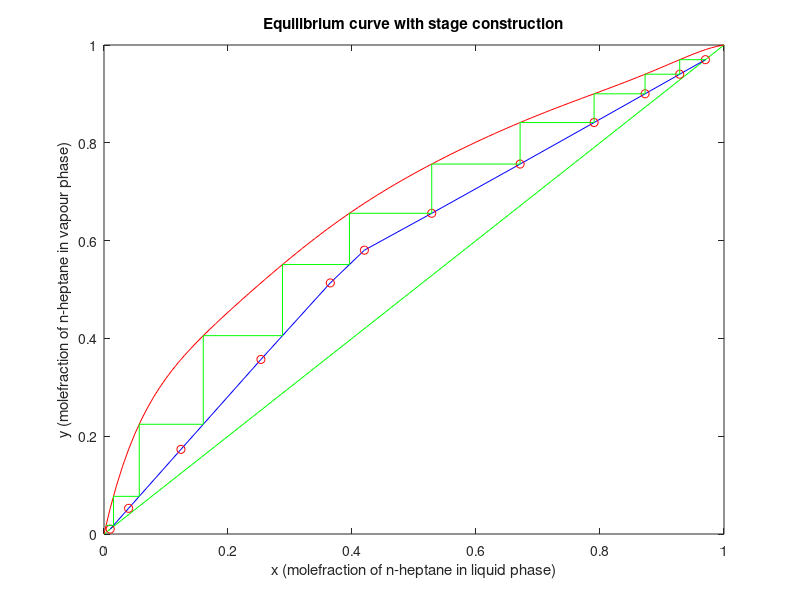
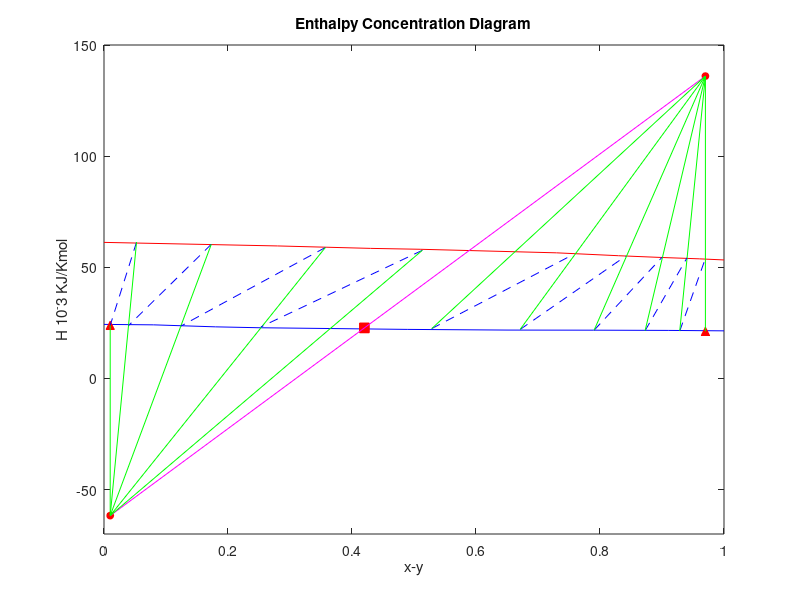

Here is the MATLAB script that generated these plots, in order: (Note: this script raises an error after producing the figures.)
clear;
close;
clc;

xe = [0 0.08 0.18 0.25 0.49 0.65 0.79 0.91 1];
ye = [0 0.28 0.43 0.51 0.73 0.83 0.9 0.96 1];
Hl = [24.3 24.1 23.2 22.8 22.05 21.75 21.7 21.6 21.4];
Hv = [61.2 59.6 58.5 58.1 56.5 55.2 54.4 53.8 53.3];

E_curve_y = polyfit(xe,ye,8);
E_curve_x = polyfit(ye,xe,8);

xe_new = 0:0.01:1;
for k = 1:length(xe_new) 
    ye_new(k) = polyval(E_curve_y,xe_new(k));
end

F = 1000/103.48;
zf = 0.42;
xf = 0.42;
xd = 0.97;
xw = 0.01;
R = 2.5;
D = 4.2681;
W = 5.7256;

figure(2)
plot(xe,Hl,'b');
hold on
plot(ye,Hv,'r');
ylim([-70 150]);
title('Enthalpy Concentration Diagram');
ylabel('H 10^-3 KJ/Kmol');
xlabel('x-y');


Hl_p = polyfit(xe,Hl,1);
Hv_p = polyfit(ye,Hv,1);
Hw = polyval(Hl_p,xw);
Hv2 = polyval(Hv_p,xw);
Hd = polyval(Hl_p,xd);
Hv1 = polyval(Hv_p,xd);
Hf = polyval(Hl_p,xf);

qd_dash = R*(Hv1-Hd) + Hv1;
slope_F = (qd_dash - Hf)/(xd-xf);
intercept_F = -slope_F*xd + qd_dash;
qw_dash = slope_F*xw + intercept_F;

plot(xd,qd_dash,'or','MarkerSize',5,'MarkerFaceColor','red');
plot(xw,qw_dash,'or','MarkerSize',5,'MarkerFaceColor','red');
plot(xf,Hf,'sr','MarkerSize',7,'MarkerFaceColor','red');
plot(xd,Hd,'^r','MarkerSize',6,'MarkerFaceColor','red');
plot(xw,Hw,'^r','MarkerSize',6,'MarkerFaceColor','red');
set(line([xd,xw],[qd_dash,qw_dash]),'Color',[1,0,1]);
set(line([xd,xd],[qd_dash,Hd]),'Color',[0,1,0]);
set(line([xw,xw],[qw_dash,Hw]),'Color',[0,1,0]);

xc(1) = xd;
yc(1) = xd;

x_int = xd;
y_int = xd;

i = 2;

while(x_int > xf)
     xc(i) = interp1(ye_new,xe_new,y_int);
   if(xc(i) >= xf)
       Hv_old = polyval(Hv_p,y_int);
       Hl_new = polyval(Hl_p,xc(i));
   
       plot([xc(i),y_int],[Hl_new, Hv_old],'--b');
       plot([xd,xc(i)],[qd_dash,Hl_new],'g');
   
       line = polyfit([xd,xc(i)],[qd_dash,Hl_new],1);
       y_line = polyval(line,xe);
   
       yc(i) = interp1(y_line - Hv,xe,0);
       
       y_int = yc(i);
       x_int = xc(i);
       
       i = i+1;
       
   else
       Hv_old = polyval(Hv_p,y_int);
%        plot([xf,y_int],[Hf, Hv_old],'--b');
       x_int = xc(i); 
   end
end

xstr(1) = xw;
ystr(1) = xw;

x_int = xw;
y_int = xw;


j = 2;
yf = 0;
while(x_int < xf )
   ystr(j) = polyval(E_curve_y,x_int);
   Hl_old = polyval(Hl_p,x_int);
   Hv_new = polyval(Hv_p,ystr(j));
   
   line = polyfit([xw,ystr(j)],[qw_dash,Hv_new],1);
   x_line = polyval(line,xe);
   
   xstr(j) = interp1(x_line - Hl,xe,0);
   if(xstr(j) < xf) 
       x_data = [ystr(j),x_int];
       y_data = [Hv_new, Hl_old];
       
       plot([ystr(j),x_int],[Hv_new, Hl_old],'--b');
       plot([xw,ystr(j)],[qw_dash,Hv_new],'g')
       
       x_int = xstr(j);
       y_int = ystr(j);
       
       j = j+1;
   else
       
       line = polyfit([xd,xf],[qd_dash,Hf],1);
       y_line = polyval(line,xe);
   
       yf = interp1(y_line - Hv,xe,0);
       Hfv = polyval(Hv_p,yf);
       
%        plot([yf,x_int],[Hfv, Hl_old],'--b');
       x_int = xstr(j);
       
       y_int = ystr(j);
   end
   
end

n1 = 1;
n2 = j-1;
while (n1 <= i + j - 1)
    
    if(n1 < i)
        x_points(n1) = xc(n1);
        y_points(n1) = yc(n1);
    elseif (n1 == i)
        x_points(n1) = xf;
        y_points(n1) = yf;
    else
        x_points(n1) = xstr(n2);
        y_points(n1) = ystr(n2);
        
        n2 = n2 - 1;
    end
    n1 = n1 + 1;
end

figure(1)
plot(xe,xe,'g');
hold on
plot(xe_new,ye_new,'r');
xlim([0 1]);
ylim([0 1]);

plot(x_points,y_points,'b');
plot(x_points,y_points,'or');
title('Equilibrium curve with stage construction');
xlabel('x (molefraction of n-heptane in liquid phase)');
ylabel('y (molefraction of n-heptane in vapour phase)');

xstage(1) = xd;
ystage(1) = xd;
k =1;

while (xstage(k) > xw)
    ydummy = ystage(k);
    xstage(k+1) = interp1(ye_new,xe_new,ydummy);
    ystage(k+1) = interp1(x_points,y_points,xstage(k+1));
    plot([xstage(k),xstage(k+1)],[ystage(k),ystage(k)],'g');
    if (xstage(k+1) > xw) 
        plot([xstage(k+1),xstage(k+1)],[ystage(k),ystage(k+1)],'g');
    end
    k = k+1;
end

hold off

n = 1;
for i=2:length(xstage)
    Xn(n) = xstage(i);
    Yn(n) = ystage(i);
    n= n+1;
end

Xn = Xn';
Yn = Yn';


for i=1:length(Xn)
    if(i <= 7) 
        x = Xn(i);
%         y = Yn(i);
        y = interp1(x_points,y_points,x);
        check(i) = y;
        V(i) = (D*xd - D*x)/(y-x);
        L(i) = V(i) - D;
    else
        x = Xn(i);
%         y = Yn(i);
        y = interp1(x_points,y_points,x);
        check(i) = y;
        L(i) = (W*xw - W*y)/(x-y);
        V(i) = L(i) - W;       
    end
end

HLn = interp1(xe,Hl,Xn);
HVn = interp1(xe,Hv,Yn);
Ln = L';
Vn = V';

figure(3)
x_names = {'x', 'y','L','V','HL','HV'};
y_names = 1:1:11;
h = heatmap(x_names,y_names,[Xn,Yn,Ln,Vn,HLn,HVn]);

h.Title = 'By using ponchon savarit method'; 
h.YLabel = 'x,y,L,HL,HV in each stage';
h.XLabel = 'All variables in each stage';

